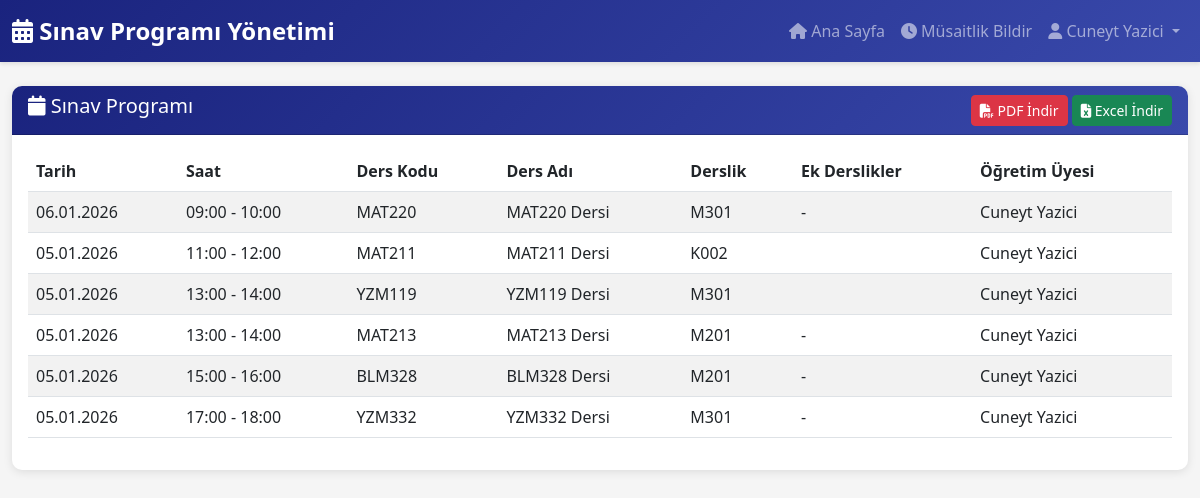
The app's page /program (signed in) with its own data.
### modeller.py (models this page shows, shortened)
class User(UserMixin, db.Model):
    __tablename__ = 'users'
    id = db.Column(db.Integer, primary_key=True)
    username = db.Column(db.String(80), unique=True, nullable=False)
    email = db.Column(db.String(120), unique=True, nullable=False)
    password_hash = db.Column(db.String(255), nullable=False)
    role = db.Column(db.String(20), nullable=False)
    department = db.Column(db.String(100), nullable=True)
    program = db.Column(db.String(100), nullable=True)
    name = db.Column(db.String(100), nullable=True)
    created_at = db.Column(db.DateTime, default=datetime.utcnow)
    courses = db.relationship('Course', backref='instructor', lazy=True, foreign_keys='Course.instructor_id')
    exam_schedules = db.relationship('ExamSchedule', backref='teacher', lazy=True)
    def is_admin(self):
        return self.role == 'admin'
    def is_teacher(self):
        return self.role == 'teacher'

class ExamSchedule(db.Model):
    __tablename__ = 'exam_schedules'
    id = db.Column(db.Integer, primary_key=True)
    course_id = db.Column(db.Integer, db.ForeignKey('courses.id'), nullable=False)
    classroom_id = db.Column(db.Integer, db.ForeignKey('classrooms.id'), nullable=False)
    teacher_id = db.Column(db.Integer, db.ForeignKey('users.id'), nullable=True)
    exam_date = db.Column(db.Date, nullable=False)
    start_time = db.Column(db.Time, nullable=False)
    end_time = db.Column(db.Time, nullable=False)
    additional_classrooms = db.Column(db.Text, nullable=True)
    created_at = db.Column(db.DateTime, default=datetime.utcnow)
    __table_args__ = (
        db.UniqueConstraint('classroom_id', 'exam_date', 'start_time', name='unique_classroom_time'),
    )

class Course(db.Model):
    __tablename__ = 'courses'
    id = db.Column(db.Integer, primary_key=True)
    code = db.Column(db.String(20), unique=True, nullable=False)
    name = db.Column(db.String(200), nullable=False)
    department_id = db.Column(db.Integer, db.ForeignKey('departments.id'), nullable=False)
    instructor_id = db.Column(db.Integer, db.ForeignKey('users.id'), nullable=True)
    student_count = db.Column(db.Integer, default=0)
    exam_duration = db.Column(db.Integer, default=90)
    exam_type = db.Column(db.String(50), default='yazılı')
    has_exam = db.Column(db.Boolean, default=True)
    special_classroom = db.Column(db.String(100), nullable=True)
    special_duration = db.Column(db.Integer, nullable=True)
    created_at = db.Column(db.DateTime, default=datetime.utcnow)
    students = db.relationship('CourseStudent', backref='course', lazy=True, cascade='all, delete-orphan')
    instructor_availability = db.relationship('InstructorAvailability', backref='course', lazy=True, cascade='all, delete-orphan')
    exam_schedules = db.relationship('ExamSchedule', backref='course', lazy=True, cascade='all, delete-orphan')

class Classroom(db.Model):
    __tablename__ = 'classrooms'
    id = db.Column(db.Integer, primary_key=True)
    name = db.Column(db.String(50), unique=True, nullable=False)
    capacity = db.Column(db.Integer, nullable=False)
    is_available = db.Column(db.Boolean, default=True)
    created_at = db.Column(db.DateTime, default=datetime.utcnow)
    exam_schedules = db.relationship('ExamSchedule', backref='classroom', lazy=True)
    proximity_from = db.relationship('ClassroomProximity', foreign_keys='ClassroomProximity.classroom1_id', backref='classroom1', lazy=True)
    proximity_to = db.relationship('ClassroomProximity', foreign_keys='ClassroomProximity.classroom2_id', backref='classroom2', lazy=True)

### ana.py (the view)
@app.route('/program')
@login_required
def programi_goruntule():
    if current_user.is_admin(): schedules = ExamSchedule.query.all()
    elif current_user.is_teacher(): schedules = ExamSchedule.query.filter_by(teacher_id=current_user.id).all()
    elif current_user.is_student():
        courses = Course.query.join(CourseStudent).filter(CourseStudent.student_no == current_user.username).all()
        schedules = ExamSchedule.query.filter(ExamSchedule.course_id.in_([c.id for c in courses])).all()
    else: schedules = []
    return render_template('program.html', schedules=schedules)

### ana.py (called while the page is built)
@login_manager.user_loader
def load_user(user_id):
    return User.query.get(int(user_id))

@app.template_filter('from_json')
def from_json_filter(value):
    try:
        return json.loads(value)
    except:
        return []

### templates/program.html (shortened to what this page needs)
{% extends "base.html" %}
{% block content %}
<div class="card">
    <div class="card-header d-flex justify-content-between align-items-center">
        <h5><i class="fas fa-calendar"></i> Sınav Programı</h5>
        <div>
            <a href="{{ url_for('cikti_al', format_type='pdf') }}" class="btn btn-danger btn-sm">
                <i class="fas fa-file-pdf"></i> PDF İndir
            </a>
            <a href="{{ url_for('cikti_al', format_type='excel') }}" class="btn btn-success btn-sm">
                <i class="fas fa-file-excel"></i> Excel İndir
            </a>
        </div>
    </div>
    <div class="card-body">
        {% if schedules %}
        <div class="table-responsive">
            <table class="table table-striped table-hover">
                <thead>
                    <tr>
                        <th>Tarih</th>
                        <th>Saat</th>
                        <th>Ders Kodu</th>
                        <th>Ders Adı</th>
                        <th>Derslik</th>
                        <th>Ek Derslikler</th>
                        <th>Öğretim Üyesi</th>
                    </tr>
                </thead>
                <tbody>
                    {% for schedule in schedules|sort(attribute='exam_date')|sort(attribute='start_time') %}
                    <tr>
                        <td>{{ schedule.exam_date.strftime('%d.%m.%Y') }}</td>
                        <td>{{ schedule.start_time.strftime('%H:%M') }} - {{ schedule.end_time.strftime('%H:%M') }}</td>
                        <td>{{ schedule.course.code }}</td>
                        <td>{{ schedule.course.name }}</td>
                        <td>{{ schedule.classroom.name }}</td>
                        <td>
                            {% if schedule.additional_classrooms %}
                                {% set additional = schedule.additional_classrooms|from_json %}
                                {% for room in additional %}
                                    {{ room.name }}{% if not loop.last %}, {% endif %}
                                {% endfor %}
                            {% else %}
                                -
                            {% endif %}
                        </td>
                        <td>{{ schedule.teacher.name if schedule.teacher else '-' }}</td>
                    </tr>
                    {% endfor %}
                </tbody>
            </table>
        </div>
        {% endif %}
    </div>
</div>
{% endblock %}

### templates/base.html (shortened to what this page needs)
<!DOCTYPE html>
<html lang="tr">
<head>
    <link href="https://cdn.jsdelivr.net/npm/bootstrap@5.3.0/dist/css/bootstrap.min.css" rel="stylesheet">
    <link href="https://cdnjs.cloudflare.com/ajax/libs/font-awesome/6.4.0/css/all.min.css" rel="stylesheet">
</head>
<body>
    <nav class="navbar navbar-expand-lg navbar-dark">
        <div class="container-fluid">
            <a class="navbar-brand" href="{{ url_for('dashboard') }}">
                <i class="fas fa-calendar-alt"></i> Sınav Programı Yönetimi
            </a>
            <div class="collapse navbar-collapse" id="navbarNav">
                <ul class="navbar-nav ms-auto">
                    {% if current_user.is_authenticated %}
                    <li class="nav-item">
                        <a class="nav-link" href="{{ url_for('dashboard') }}">
                            <i class="fas fa-home"></i> Ana Sayfa
                        </a>
                    </li>
                    {% if current_user.is_teacher() %}
                    <li class="nav-item">
                        <a class="nav-link" href="{{ url_for('teacher_availability') }}">
                            <i class="fas fa-clock"></i> Müsaitlik Bildir
                        </a>
                    </li>
                    {% endif %}
                    <li class="nav-item dropdown">
                        <a class="nav-link dropdown-toggle" href="#" id="navbarDropdown" role="button" data-bs-toggle="dropdown">
                            <i class="fas fa-user"></i> {{ current_user.name or current_user.username }}
                        </a>
                    </li>
                    {% else %}
                    <li class="nav-item">
                        <a class="nav-link" href="{{ url_for('login') }}">Giriş</a>
                    </li>
                    {% endif %}
                </ul>
            </div>
        </div>
    </nav>
    <div class="container-fluid mt-4">
        {% block content %}{% endblock %}
    </div>
</body>
</html>

### templates/base.html (style rules this page uses)
:root { --primary-color: #1a237e; --secondary-color: #3949ab; --accent-color: #5c6bc0; }
body { background-color: #f5f5f5; font-family: 'Segoe UI', Tahoma, Geneva, Verdana, sans-serif; }
.navbar { background: linear-gradient(135deg, var(--primary-color) 0%, var(--secondary-color) 100%); box-shadow: 0 2px 4px rgba(0,0,0,0.1); }
.navbar-brand { font-weight: bold; font-size: 1.5rem; }
.card { border: none; border-radius: 10px; box-shadow: 0 2px 10px rgba(0,0,0,0.1); margin-bottom: 20px; }
.card-header { background: linear-gradient(135deg, var(--primary-color) 0%, var(--secondary-color) 100%); color: white; border-radius: 10px 10px 0 0 !important; font-weight: bold; }
.table { background-color: white; }
.table thead { background-color: var(--primary-color); color: white; }

### records on screen
User: name "Cuneyt Yazici"
ExamSchedule: exam_date "06.01.2026", start_time "09:00", end_time "10:00", course.code "MAT220", course.name "MAT220 Dersi", classroom.name "M301", teacher "Cuneyt Yazici"
ExamSchedule: exam_date "05.01.2026", start_time "11:00", end_time "12:00", course.code "MAT211", course.name "MAT211 Dersi", classroom.name "K002", teacher "Cuneyt Yazici"
ExamSchedule: exam_date "05.01.2026", start_time "13:00", end_time "14:00", course.code "YZM119", course.name "YZM119 Dersi", classroom.name "M301", teacher "Cuneyt Yazici"
ExamSchedule: exam_date "05.01.2026", start_time "13:00", end_time "14:00", course.code "MAT213", course.name "MAT213 Dersi", classroom.name "M201", teacher "Cuneyt Yazici"
ExamSchedule: exam_date "05.01.2026", start_time "15:00", end_time "16:00", course.code "BLM328", course.name "BLM328 Dersi", classroom.name "M201", teacher "Cuneyt Yazici"
ExamSchedule: exam_date "05.01.2026", start_time "17:00", end_time "18:00", course.code "YZM332", course.name "YZM332 Dersi", classroom.name "M301", teacher "Cuneyt Yazici"
